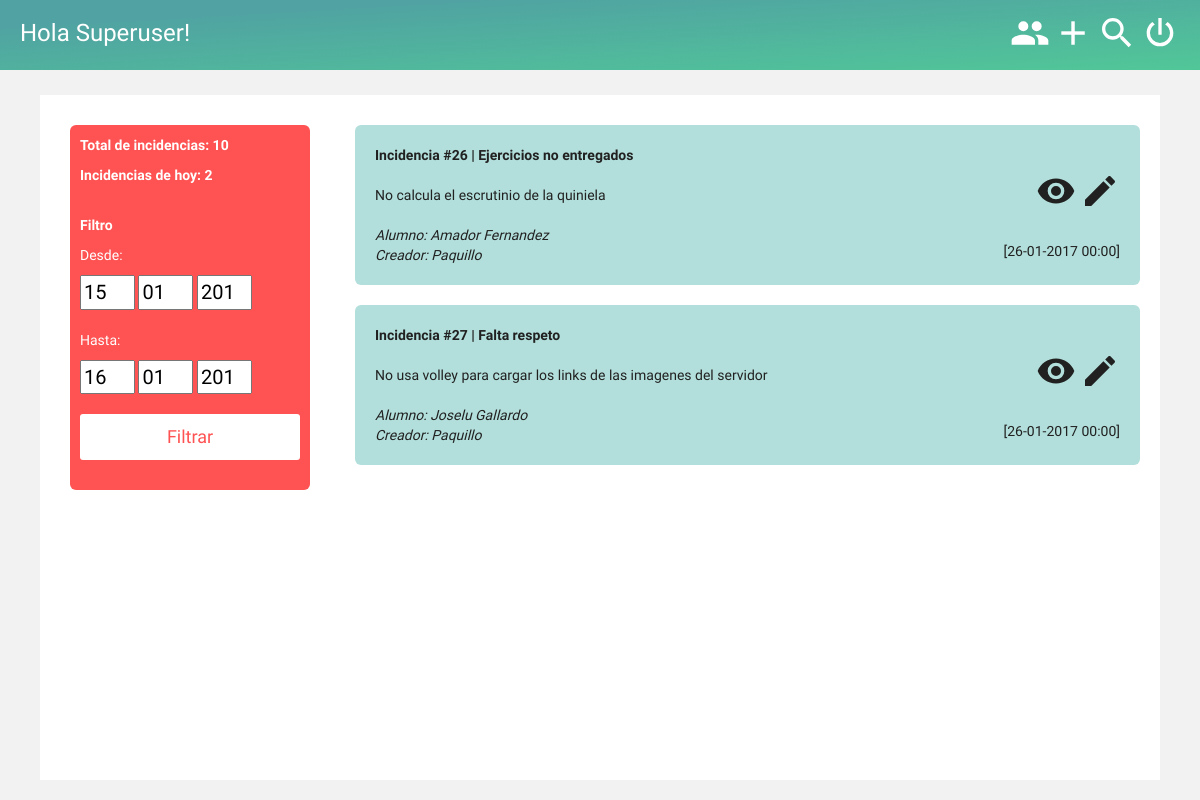
The page /index.php (signed in) on the database its author committed.
### tables this page shows
CREATE TABLE `usuarios` (
  `id` int(11) NOT NULL AUTO_INCREMENT,
  `username` varchar(150) DEFAULT NULL,
  `password` varchar(255) NOT NULL,
  `name` varchar(150) DEFAULT NULL,
  PRIMARY KEY (`id`)
);

CREATE TABLE `incidencias` (
  `id` int(11) NOT NULL AUTO_INCREMENT,
  `description` varchar(255) DEFAULT NULL,
  `student` varchar(150) NOT NULL,
  `date` datetime NOT NULL,
  `idType` int(11) NOT NULL,
  `idCreator` int(11) NOT NULL,
  PRIMARY KEY (`id`),
  KEY `fk_idTipo` (`idType`),
  KEY `fk_idCreador` (`idCreator`),
  CONSTRAINT `fk_idTipo` FOREIGN KEY (`idType`) REFERENCES `tipoIncidencias` (`id`),
  CONSTRAINT `fk_UsuariosIncidencias` FOREIGN KEY (`idCreator`) REFERENCES `usuarios` (`id`) ON UPDATE CASCADE
);

CREATE TABLE `tipoIncidencias` (
  `id` int(11) NOT NULL AUTO_INCREMENT,
  `name` varchar(255) DEFAULT NULL,
  `description` varchar(255) DEFAULT NULL,
  PRIMARY KEY (`id`)
);

### php/dao.php (called while the page is built, shortened)
<?php
	class Dao {
		protected $db;
		function __construct() {
			try {
				$this->db = new PDO(DB_CONNECTION, DB_USERNAME, DB_PASSWORD);
			} catch(PDOException $e) {
				$this->error = $e->getMessage();
				$this->db = null;
			}
		}
		function isConnected() {
			return ($this->db != null);
		}
		function getTodayIncidencias($today) {
			if ($this->isConnected()) {
				$sql = "SELECT * FROM ".TABLE_INCIDENCIAS." WHERE ".COL_DATE_INCIDENCIAS." LIKE '".$today."%';";
				$sth = $this->db->prepare($sql);
				$sth->execute();
				$output = $sth->fetchAll();
			}
			return $output;
		}
		function getCountTodayIncidencias($today) {
			if ($this->isConnected()) {
				$sql = "SELECT count(".COL_ID_INCIDENCIAS.") FROM ".TABLE_INCIDENCIAS." WHERE ".COL_DATE_INCIDENCIAS." LIKE '".$today."%';";
				$sth = $this->db->prepare($sql);
				$sth->execute();
				$output = $sth->fetchAll();
			}
			return $output[0]['count(id)'];
		}
		function getCountIncidencias() {
			if ($this->isConnected()) {
				$sql = "SELECT count(".COL_ID_INCIDENCIAS.") FROM ".TABLE_INCIDENCIAS.";";
				$sth = $this->db->prepare($sql);
				$sth->execute();
				$output = $sth->fetchAll();
			}
			return $output[0]['count(id)'];
		}
		function getUser($username) {
			if ($this->isConnected()) {
				$sql = "SELECT * FROM ".TABLE_USUARIOS." WHERE ".COL_USERNAME_USUARIOS." = '".$username."';";
				$sth = $this->db->prepare($sql);
				$sth->execute();
				$output = $sth->fetchAll();
			}
			return $output;
		}
		function getUsers() {
			if ($this->isConnected()) {
				$sql = "SELECT * FROM ".TABLE_USUARIOS.";";
				$sth = $this->db->prepare($sql);
				$sth->execute();
				$output = $sth->fetchAll();
			}
			return $output;
		}
		function getTipoIncidencia($id) {
			if ($this->isConnected()) {
				$sql = "SELECT * FROM ".TABLE_TIPOINCIDENCIAS." WHERE ".COL_ID_TIPOINCIDENCIAS." = ".$id.";";
				$sth = $this->db->prepare($sql);
				$sth->execute();
				$output = $sth->fetchAll();
			}
			return $output;
		}
		function getCreator($id) {
			if ($this->isConnected()) {
				$sql = "SELECT * FROM ".TABLE_USUARIOS." WHERE ".COL_ID_USUARIOS." = ".$id.";";
				$sth = $this->db->prepare($sql);
				$sth->execute();
				$output = $sth->fetchAll();
			}
			return $output;
		}
		function getMinDate() {
			if ($this->isConnected()) {
				$sql = "SELECT min(".COL_DATE_INCIDENCIAS.") FROM ".TABLE_INCIDENCIAS.";";
				$sth = $this->db->prepare($sql);
				$sth->execute();
				$output = $sth->fetchAll();
			}
			return $output;
		}
	}
?>

### php/app.php (the view, shortened to what this page needs)
<?php
	include_once('dao.php');
	class App {
		protected $dao;
		function __construct() {
			$this->dao = new Dao();
		}
		function loginIsSet() {
			$result = false;
			if (isset($_SESSION['username']) && isset($_SESSION['password'])) {
				$result = true;
			}
			return $result;
		}
		function getTipoIncidencia($id) {
			return $this->dao->getTipoIncidencia($id);
		}
		function getCreator($id) {
			return $this->dao->getCreator($id);
		}
		function getUser($username) {
			return $this->dao->getUser($username);
		}
		function getUsers() {
			$users = $this->dao->getUsers();
		}
		function getTodayIncidencias() {
	        	$incidencias = $this->dao->getTodayIncidencias(date("Y-m-d"));
    			if (count($incidencias) > 0) {
    				foreach ($incidencias as $value) {
    					echo '<div class="incidencias-container">';
    						echo '<div class="row row-eq-height">';
    							echo '<div class="col-md-8 info-incidencia">';
    								echo '<span class="incidencia"><strong>Incidencia #'.$value['id'].' | '.$this->getTipoIncidencia($value['idType'])[0]['name'].'</stong></span>';
    								echo '<br/>';
    								echo '<br/>';
    								echo '<span>'.$value['description'].'</span>';
    								echo '<br/>';
    								echo '<br/>';
    								echo '<span class="student-span">Alumno: '.$value['student'].'</span>';
    								echo '<br/>';
    								echo '<span class="student-span">Creador: '.$this->getCreator($value['idCreator'])[0]['name'].'</span>';
    							echo '</div>';
    							echo '<div class="col-md-4 icons-incidencia">';
    								echo '<div class="container-icons-incidencia">';
    									echo '<div class="icons-center">';
    										echo'
    				        	    			<img class="svg icon-incidencia left" src="../img/eye.svg"/>
    										';
    										if (($this->getCreator($value['idCreator'])[0]['username'] == $_SESSION['username']) || ($_SESSION['username'] == 'root')) {
    											echo'
    				        	    			<img class="svg icon-incidencia right" src="../img/pencil.svg" onclick="updateIncidencia('.$value['id'].')"/>
    										';
    										}
    									echo '</div>';
    								echo '</div>';
    								$date = date_create($value['date']);
    								echo '<span class="date-incidencia">['.date_format($date, 'd-m-Y H:i').']</span>';
    							echo '</div>';
    						echo '</div>';
    					echo '</div>';
    				}
    			} else {
    				echo '<p class="not-found">No se encontraron resultados</p>';
    			}
		}
		function getCountIncidencias() {
			$count = $this->dao->getCountIncidencias();
			return $count;
		}
		function getCountTodayIncidencias($today) {
			return $this->dao->getCountTodayIncidencias($today);
		}
		function getMinDate() {
			return $this->dao->getMinDate()[0]['min(date)'];
		}
	}
?>

### index.php (shortened to what this page needs)
<?php
include_once('php/app.php');
$app = new App();
if($app->loginIsSet()) {
    echo '
        <!DOCTYPE html>
        <html>
            <head>
        		<link rel="stylesheet" type="text/css" href="css/bootstrap.min.css" />
        		<link rel="stylesheet" type="text/css" href="css/style.css" />
            </head>
            <body>
                <div class="wrapper-hidden">
                    <div class="modal-container">
                            <ul class="users-list">';
                            $app->getUsers();
        echo '               </ul>
                    </div>
                </div>
        	    <div class="wrapper main">
        	    	<div class="table-container">
        	    		<div class="table-header">
        	    			<div class="welcome-main">
        ';
        echo '<h3>Hola '.$app->getUser($_SESSION['username'])[0]['name'].'!</h3>';
        echo '
                            </div>
        	    			<div class="controls">';
        	    		    if ($_SESSION['username'] == 'root') {
        	    		        echo'<img id="manage-users" class="svg" src="img/account-multiple.svg"/>';
        	    		    }
        echo '	    			<img id="add-incidencia" class="svg" src="img/plus.png"/>
        	    				<div class="search-box">
        	    					<form autocomplete="off">
        	    						<input id="livesearch" class="search-input" placeholder="Buscar..." type="text" name="search" />
        	    					</form>
        	    				</div>
        	    				<img id="open_search" class="svg" src="img/magnify.svg"/>
        	    				<a href="index.php?disconnect=true">
        	    					<img class="svg" src="img/power.svg"/>
        	    				</a>
        	    			</div>
        	    		</div>
        	    		<div class="table-content">
        	    		    <div class="row">
                                <div class="col-md-3">
                                    <div class="info-incidencias">
                                        <a href="index.php?allIncidencias=true"><p><strong>Total de incidencias: '.$app->getCountIncidencias().'</strong></p></a>
                                        <a href="index.php"><p><strong>Incidencias de hoy: '.$app->getCountTodayIncidencias(date("Y-m-d")).'</strong></p></a>
                                        <br/>
                                        <p><strong>Filtro</strong></p>
                                        <form class="form-date" action="index.php?filter=true" method="post">';
                                        $minDate = $app->getMinDate();
                                        $minDate = substr($minDate, 0, 10);
                                        $tomorrow = date('Y-m-d',strtotime($minDate . "+1 days"));
            echo '                          <p>Desde:</p>
                                            <input size="1" type="number" min="1" max="31" value="'.substr($minDate, 8, 2).'" class="input-date" name="from-day">
                                            <input size="1" type="number" min="1" max="12" value="'.substr($minDate, 5, 2).'" class="input-date" name="from-month">
                                            <input size="2" type="number" min="2000" max="9999" value="'.substr($minDate, 0, 4).'" class="input-date" name="from-year">
                                            <br/>
                                            <br/>
                                            <p>Hasta:</p>
                                            <input size="1" type="number" min="1" max="31" value="'.substr($tomorrow, 8, 2).'" class="input-date" name="to-day">
                                            <input size="1" type="number" min="1" max="12" value="'.substr($tomorrow, 5, 2).'" class="input-date" name="to-month">
                                            <input size="2" type="number" min="1" max="9999" value="'.substr($tomorrow, 0, 4).'" class="input-date" name="to-year">
                                            <br/>
                                            <br/>
                                            <input class="button-send btn-red" type="submit" value="Filtrar"/>
                                        </form>
                                        <br/>
                                    </div>
                                </div>
                                <div class="col-md-9">
        ';
        if (isset($_GET['search'])) {
            $app->getIncidencias($_GET['search']);
            unset($_GET['search']);
        } else {
            if (isset($_GET['filter'])) {
                $from = $_POST['from-year']."-".$_POST['from-month']."-".$_POST['from-day'];
                $to = $_POST['to-year']."-".$_POST['to-month']."-".$_POST['to-day'];
                if(strtotime($to) > strtotime($from)){
                    $app->getIncidenciasBetweenDates($from, $to);
                } else {
                    echo '<p class="not-found">No se encontraron resultados</p>';
                    echo '<script type="type/javascript">alert("La fecha DESDE debe ser inferior a HASTA")</script>';
                }
            } else if($_GET['allIncidencias']){
               $app->getIncidencias("empty");
            } else {
                $app->getTodayIncidencias();
            }
        }
        echo '
                                </div>
                            </div>
                        </div>
        	    	</div>
        		</div>
            </body>
        </html>
        ';
} else {
    echo "<script>window.location='php/login.php';</script>";
}
?>

### css/style.css (style rules this page uses)
* { box-sizing: border-box; margin: 0; font-weight: 300; }
body { font-family: 'Source Sans Pro', sans-serif; color: white; font-weight: 300; overflow-x: hidden; }
a { color: white; }
.wrapper { position: absolute; width: 100%; height: 100%; }
.main { z-index: 1; background-color: #F2F2F2; box-sizing: border-box; }
.welcome-main { box-sizing: border-box; width: 40%; text-align: left; float: left; }
.button-send { -webkit-appearance: none; -moz-appearance: none; appearance: none; outline: 0; background-color: white; border: 0; padding: 10px 15px; color: #53e3a6; border-radius: 3px; width: 100%; cursor: pointer; font-size: 18px; -webkit-transition-duration: 0.25s; transition-duration: 0.25s; }
.btn-red { color: #FF5252; }
.table-header { height: 70px; padding-left: 20px; padding-right: 20px; background: #50a3a2; background: -webkit-linear-gradient(top left, #50a3a2 0%, #50a3a2 20%, #53e3a6 100%); background: linear-gradient(to bottom right, #50a3a2 0%, #50a3a2 20%, #51C798 100%); }
.table-content { padding: 10px 0 10px 10px; background-color: #FFFFFF; position: absolute; top: 95px; left: 40px; right: 40px; bottom: 20px; overflow-x:hidden; overflow-y: auto; color: #212121; }
.controls { margin-top: 13px; box-sizing: border-box; width: 60%; text-align: right; float: left; }
.svg { display: inline-block; width: 40px; height: 40px; vertical-align: baseline; cursor: pointer; }
.incidencias-container { -webkit-animation-name: bounceIn; animation-name: bounceIn; animation-duration: 0.5s; margin: 20px 20px; padding: 20px; border-radius: 6px; background-color: #b2dfdb; }
.info-incidencias { width: 20%; margin: 20px; padding: 10px; background-color: #FF5252; color: #FFF; position: fixed; border-radius: 6px; }
.icons-incidencia { text-align: right; }
.icon-incidencia { display: inline-block; }
.container-icons-incidencia { display: table; width: 100%; height: 80%; }
.icons-center { display: table-cell; vertical-align: middle; }
.row-eq-height { display: -webkit-box; display: -webkit-flex; display: -ms-flexbox; display: flex; }
.wrapper-hidden { display: table; position: absolute; width: 100%; height: 100%; z-index: 0; background-color: rgba(0,0,0,0.6); }
.modal-container { display: table-cell; vertical-align: middle; text-align: center; }
.student-span { font-style: italic; }
.input-date { display: inline-block; color: #000; width: 25%; }
input { font-size: 20px; }

### rows shown on the page
usuarios: name "Superuser"
incidencias: id "26", idType.name "Ejercicios no entregados", description "No calcula el escrutinio de la quiniela", student "Amador Fernandez", idCreator.name "Paquillo", date "26-01-2017 00:00"
incidencias: id "27", idType.name "Falta respeto", description "No usa volley para cargar los links de las imagenes del servidor", student "Joselu Gallardo", idCreator.name "Paquillo", date "26-01-2017 00:00"

### other values the page prints
$app->getCountIncidencias() "10"
